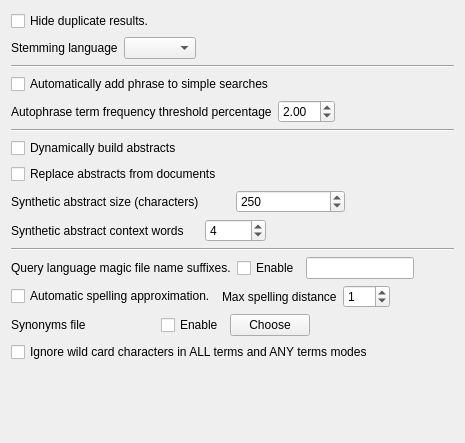
     <widget class="QWidget" name="tab_search">
      <attribute name="title">
       <string>Search parameters</string>
      </attribute>
      <layout class="QVBoxLayout">
       <item>
        <widget class="QCheckBox" name="collapseDupsCB">
         <property name="toolTip">
          <string>If checked, results with the same content under different names will only be shown once.</string>
         </property>
         <property name="text">
          <string>Hide duplicate results.</string>
         </property>
         <property name="checked">
          <bool>false</bool>
         </property>
        </widget>
       </item>
       <item>
        <layout class="QVBoxLayout">
         <item>
          <layout class="QHBoxLayout" stretch="0,0,1">
           <item>
            <widget class="QLabel" name="textLabel1_2">
             <property name="text">
              <string>Stemming language</string>
             </property>
             <property name="wordWrap">
              <bool>false</bool>
             </property>
            </widget>
           </item>
           <item>
            <widget class="QComboBox" name="stemLangCMB"/>
           </item>
           <item>
            <spacer name="horizontalSpacer_11">
             <property name="orientation">
              <enum>Qt::Horizontal</enum>
             </property>
             <property name="sizeHint" stdset="0">
              <size>
               <width>40</width>
               <height>20</height>
              </size>
             </property>
            </spacer>
           </item>
          </layout>
         </item>
         <item>
          <widget class="Line" name="line5">
           <property name="frameShape">
            <enum>QFrame::HLine</enum>
           </property>
           <property name="frameShadow">
            <enum>QFrame::Sunken</enum>
           </property>
          </widget>
         </item>
         <item>
          <widget class="QCheckBox" name="autoPhraseCB">
           <property name="toolTip">
            <string>A search for [rolling stones] (2 terms) will be changed to [rolling or stones or (rolling phrase 2 stones)]. 
This should give higher precedence to the results where the search terms appear exactly as entered.</string>
           </property>
           <property name="text">
            <string>Automatically add phrase to simple searches</string>
           </property>
          </widget>
         </item>
         <item>
          <layout class="QHBoxLayout" stretch="0,0,1">
           <item>
            <widget class="QLabel" name="textLabel33">
             <property name="sizePolicy">
              <sizepolicy hsizetype="Preferred" vsizetype="Preferred">
               <horstretch>1</horstretch>
               <verstretch>0</verstretch>
              </sizepolicy>
             </property>
             <property name="toolTip">
              <string>Frequency percentage threshold over which we do not use terms inside autophrase. 
Frequent terms are a major performance issue with phrases. 
Skipped terms augment the phrase slack, and reduce the autophrase efficiency.
The default value is 2 (percent). </string>
             </property>
             <property name="text">
              <string>Autophrase term frequency threshold percentage</string>
             </property>
             <property name="wordWrap">
              <bool>false</bool>
             </property>
            </widget>
           </item>
           <item>
            <widget class="QDoubleSpinBox" name="autoPThreshSB">
             <property name="singleStep">
              <double>0.200000000000000</double>
             </property>
             <property name="value">
              <double>2.000000000000000</double>
             </property>
            </widget>
           </item>
           <item>
            <spacer name="horizontalSpacer_6">
             <property name="orientation">
              <enum>Qt::Horizontal</enum>
             </property>
             <property name="sizeHint" stdset="0">
              <size>
               <width>40</width>
               <height>20</height>
              </size>
             </property>
            </spacer>
           </item>
          </layout>
         </item>
         <item>
          <widget class="Line" name="line6">
           <property name="frameShape">
            <enum>QFrame::HLine</enum>
           </property>
           <property name="frameShadow">
            <enum>QFrame::Sunken</enum>
           </property>
          </widget>
         </item>
         <item>
          <widget class="QCheckBox" name="buildAbsCB">
           <property name="toolTip">
            <string>Do we try to build abstracts for result list entries by using the context of query terms ? 
May be slow for big documents.</string>
           </property>
           <property name="text">
            <string>Dynamically build abstracts</string>
           </property>
          </widget>
         </item>
         <item>
          <widget class="QCheckBox" name="replAbsCB">
           <property name="toolTip">
            <string>Do we synthetize an abstract even if the document seemed to have one?</string>
           </property>
           <property name="text">
            <string>Replace abstracts from documents</string>
           </property>
          </widget>
         </item>
         <item>
          <layout class="QHBoxLayout" stretch="0,0,1">
           <item>
            <widget class="QLabel" name="textLabel2">
             <property name="sizePolicy">
              <sizepolicy hsizetype="Preferred" vsizetype="Preferred">
               <horstretch>2</horstretch>
               <verstretch>0</verstretch>
              </sizepolicy>
             </property>
             <property name="text">
              <string>Synthetic abstract size (characters)</string>
             </property>
             <property name="wordWrap">
              <bool>false</bool>
             </property>
            </widget>
           </item>
           <item>
            <widget class="QSpinBox" name="syntlenSB">
             <property name="sizePolicy">
              <sizepolicy hsizetype="Expanding" vsizetype="Fixed">
               <horstretch>1</horstretch>
               <verstretch>0</verstretch>
              </sizepolicy>
             </property>
             <property name="minimum">
              <number>80</number>
             </property>
             <property name="maximum">
              <number>100000</number>
             </property>
             <property name="singleStep">
              <number>10</number>
             </property>
             <property name="value">
              <number>250</number>
             </property>
            </widget>
           </item>
           <item>
            <spacer name="horizontalSpacer_7">
             <property name="orientation">
              <enum>Qt::Horizontal</enum>
             </property>
             <property name="sizeHint" stdset="0">
              <size>
               <width>40</width>
               <height>20</height>
              </size>
             </property>
            </spacer>
           </item>
          </layout>
         </item>
         <item>
          <layout class="QHBoxLayout" stretch="0,0,1">
           <item>
            <widget class="QLabel" name="textLabel3">
             <property name="sizePolicy">
              <sizepolicy hsizetype="Preferred" vsizetype="Preferred">
               <horstretch>1</horstretch>
               <verstretch>0</verstretch>
              </sizepolicy>
             </property>
             <property name="text">
              <string>Synthetic abstract context words</string>
             </property>
             <property name="wordWrap">
              <bool>false</bool>
             </property>
            </widget>
           </item>
           <item>
            <widget class="QSpinBox" name="syntctxSB">
             <property name="minimum">
              <number>2</number>
             </property>
             <property name="maximum">
              <number>20000</number>
             </property>
             <property name="value">
              <number>4</number>
             </property>
            </widget>
           </item>
           <item>
            <spacer name="horizontalSpacer_8">
             <property name="orientation">
              <enum>Qt::Horizontal</enum>
             </property>
             <property name="sizeHint" stdset="0">
              <size>
               <width>40</width>
               <height>20</height>
              </size>
             </property>
            </spacer>
           </item>
          </layout>
         </item>
         <item>
          <widget class="Line" name="line7">
           <property name="frameShape">
            <enum>QFrame::HLine</enum>
           </property>
           <property name="frameShadow">
            <enum>QFrame::Sunken</enum>
           </property>
          </widget>
         </item>
         <item>
          <layout class="QHBoxLayout" stretch="0,0,0,1">
           <item>
            <widget class="QLabel" name="textLabel14">
             <property name="sizePolicy">
              <sizepolicy hsizetype="Preferred" vsizetype="Preferred">
               <horstretch>1</horstretch>
               <verstretch>0</verstretch>
              </sizepolicy>
             </property>
             <property name="toolTip">
              <string>The words in the list will be automatically turned to ext:xxx clauses in the query language entry.</string>
             </property>
             <property name="text">
              <string>Query language magic file name suffixes.</string>
             </property>
             <property name="wordWrap">
              <bool>false</bool>
             </property>
            </widget>
           </item>
           <item>
            <widget class="QCheckBox" name="autoSuffsCB">
             <property name="text">
              <string>Enable</string>
             </property>
            </widget>
           </item>
           <item>
            <widget class="QLineEdit" name="autoSuffsLE">
             <property name="minimumSize">
              <size>
               <width>30</width>
               <height>0</height>
              </size>
             </property>
            </widget>
           </item>
           <item>
            <spacer name="horizontalSpacer_9">
             <property name="orientation">
              <enum>Qt::Horizontal</enum>
             </property>
             <property name="sizeHint" stdset="0">
              <size>
               <width>40</width>
               <height>20</height>
              </size>
             </property>
            </spacer>
           </item>
          </layout>
         </item>
         <item>
          <layout class="QHBoxLayout" stretch="0,0,0,1">
           <item>
            <widget class="QCheckBox" name="autoSpellCB">
             <property name="toolTip">
              <string>Add common spelling approximations for rare terms.</string>
             </property>
             <property name="text">
              <string>Automatic spelling approximation.</string>
             </property>
            </widget>
           </item>
           <item>
            <widget class="QLabel" name="autoSpellLBL">
             <property name="text">
              <string>Max spelling distance</string>
             </property>
            </widget>
           </item>
           <item>
            <widget class="QSpinBox" name="autoSpellMaxDistSB">
             <property name="minimum">
              <number>0</number>
             </property>
             <property name="maximum">
              <number>100</number>
             </property>
             <property name="value">
              <number>1</number>
             </property>
            </widget>
           </item>
           <item>
            <spacer name="horizontalSpacer_91">
             <property name="orientation">
              <enum>Qt::Horizontal</enum>
             </property>
             <property name="sizeHint" stdset="0">
              <size>
               <width>40</width>
               <height>20</height>
              </size>
             </property>
            </spacer>
           </item>
          </layout>
         </item>
         <item>
          <layout class="QHBoxLayout" stretch="0,0,0,1">
           <item>
            <widget class="QLabel" name="textLabelSG">
             <property name="sizePolicy">
              <sizepolicy hsizetype="Preferred" vsizetype="Preferred">
               <horstretch>1</horstretch>
               <verstretch>0</verstretch>
              </sizepolicy>
             </property>
             <property name="text">
              <string>Synonyms file</string>
             </property>
             <property name="wordWrap">
              <bool>false</bool>
             </property>
            </widget>
           </item>
           <item>
            <widget class="QCheckBox" name="synFileCB">
             <property name="text">
              <string>Enable</string>
             </property>
            </widget>
           </item>
           <item>
            <widget class="QPushButton" name="synFilePB">
             <property name="minimumSize">
              <size>
               <width>30</width>
               <height>0</height>
              </size>
             </property>
             <property name="text">
              <string>Choose</string>
             </property>
            </widget>
           </item>
           <item>
            <spacer name="horizontalSpacer_10">
             <property name="orientation">
              <enum>Qt::Horizontal</enum>
             </property>
             <property name="sizeHint" stdset="0">
              <size>
               <width>40</width>
               <height>20</height>
              </size>
             </property>
            </spacer>
           </item>
          </layout>
         </item>
         <item>
          <widget class="QCheckBox" name="ignwildsCB">
           <property name="toolTip">
            <string>Wild card characters *?[] will processed as punctuation instead of being expanded</string>
           </property>
           <property name="text">
            <string>Ignore wild card characters in ALL terms and ANY terms modes</string>
           </property>
           <property name="checked">
            <bool>false</bool>
           </property>
          </widget>
         </item>
         <item>
          <spacer name="spacer2">
           <property name="orientation">
            <enum>Qt::Vertical</enum>
           </property>
           <property name="sizeType">
            <enum>QSizePolicy::Expanding</enum>
           </property>
           <property name="sizeHint" stdset="0">
            <size>
             <width>20</width>
             <height>70</height>
            </size>
           </property>
          </spacer>
         </item>
        </layout>
       </item>
      </layout>
     </widget>
